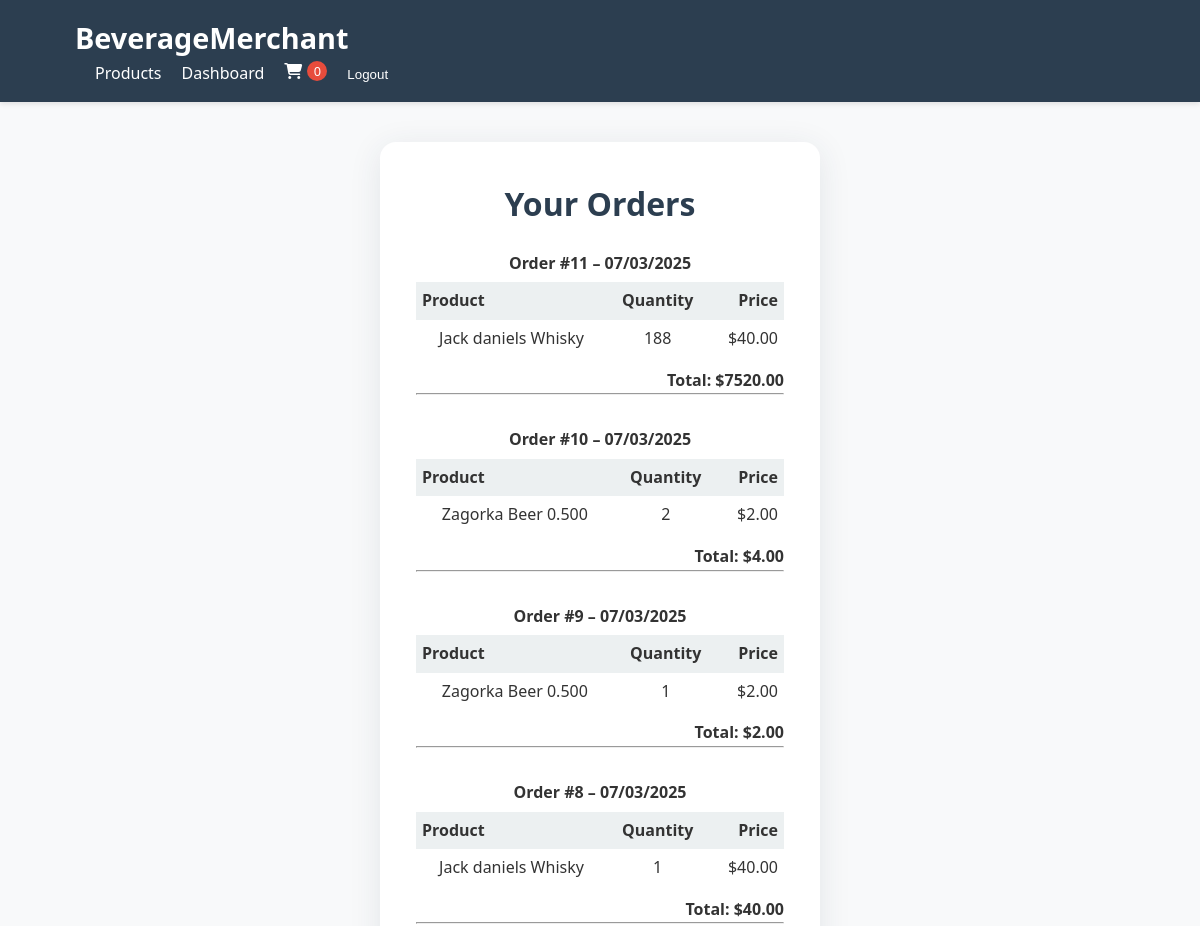
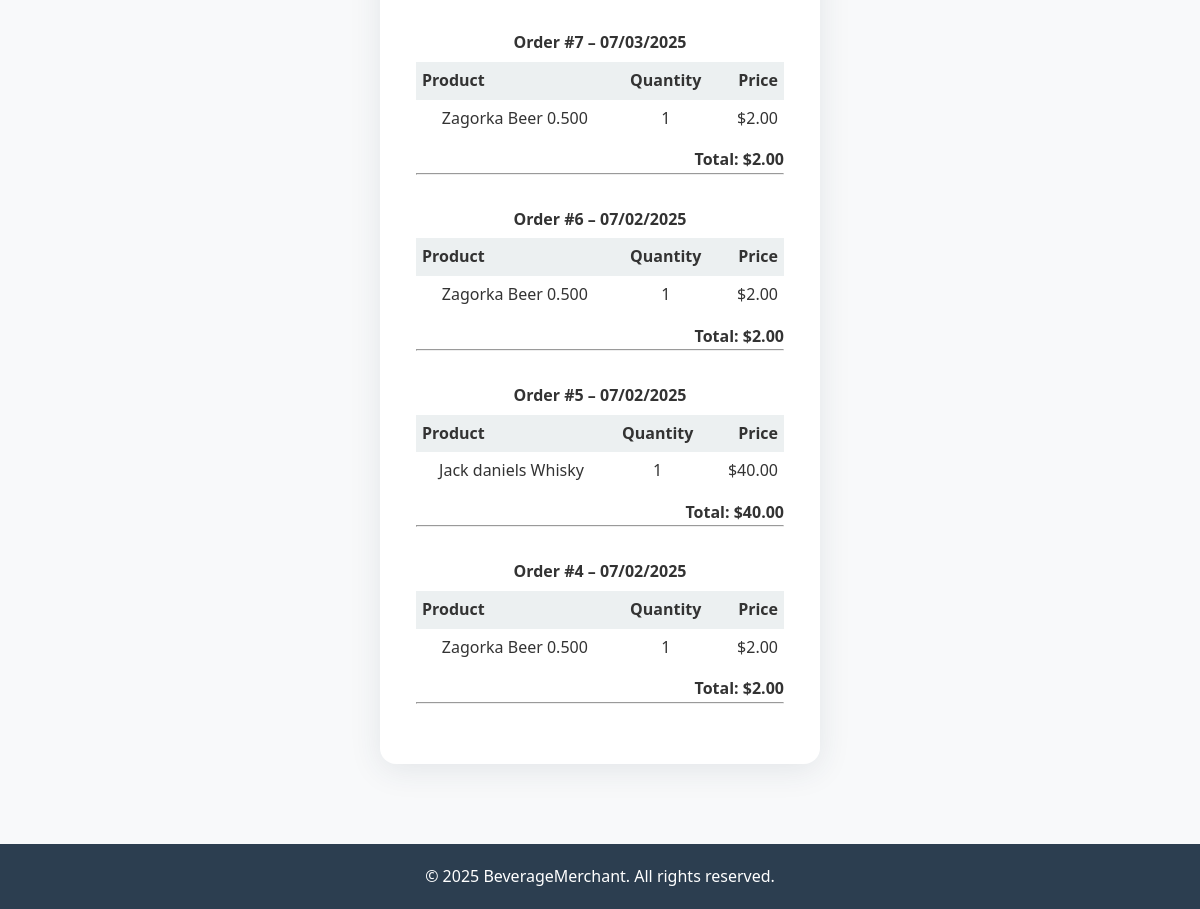
Page /orders/history/ (signed in) on the committed database (2 pictures, top to bottom).
### orders/models.py (models this page shows, shortened)
class Order(models.Model):
    user = models.ForeignKey(User, on_delete=models.CASCADE)
    created_at = models.DateTimeField(auto_now_add=True)

class OrderItem(models.Model):
    order = models.ForeignKey(Order, on_delete=models.CASCADE, related_name='items')
    product = models.ForeignKey(Product, on_delete=models.CASCADE)
    quantity = models.PositiveIntegerField()
    price = models.DecimalField(max_digits=8, decimal_places=2)

### products/models.py (models this page shows, shortened)
class Product(models.Model):
    CATEGORY_CHOICES = [
        ('alcoholic', 'Alcoholic'),
        ('non-alcoholic', 'Non-Alcoholic'),
        ('water', 'Water'),
        ('beer', 'Beer'),
        ('juice', 'Juice'),
        ('carbonated', 'Carbonated'),
        ('keg', 'Keg'),
    ]
    name = models.CharField(max_length=100)
    description = models.TextField()
    price = models.DecimalField(max_digits=8, decimal_places=2)
    image = models.ImageField(upload_to='products/', blank=True, null=True)
    category = models.CharField(max_length=20, choices=CATEGORY_CHOICES)
    in_stock = models.BooleanField(default=True)

### orders/views.py (the view)
# urls.py: path('history/', views.order_history, name='order_history'),
@login_required
def order_history(request):
    orders = Order.objects.filter(user=request.user).prefetch_related('items__product').order_by('-created_at')
    orders_with_totals = []
    for order in orders:
        total = sum(item.price * item.quantity for item in order.items.all())
        orders_with_totals.append({
            'order': order,
            'total': total,
        })
    return render(request, 'orders/order_history.html', {
        'orders_with_totals': orders_with_totals
    })

### templates/orders/order_history.html
{% extends 'base.html' %}
{% block content %}
<div class="profile-outer">
    <div class="profile-card">
        <h2>Your Orders</h2>
        {% if orders_with_totals %}
            <ul class="order-history-list" style="padding-left: 0;">
                {% for entry in orders_with_totals %}
                    <li style="margin-bottom: 32px; list-style: none;">
                        <div style="font-weight: bold; margin-bottom: 6px;">
                            Order #{{ entry.order.id }} – {{ entry.order.created_at|date:"SHORT_DATE_FORMAT" }}
                        </div>
                        <table style="width:100%; border-collapse:collapse; margin-bottom:10px;">
                            <thead>
                                <tr style="background: var(--light-color);">
                                    <th style="text-align:left; padding: 6px;">Product</th>
                                    <th style="text-align:center; padding: 6px;">Quantity</th>
                                    <th style="text-align:right; padding: 6px;">Price</th>
                                </tr>
                            </thead>
                            <tbody>
                                {% for item in entry.order.items.all %}
                                <tr>
                                    <td style="padding: 6px;">{{ item.product.name }}</td>
                                    <td style="text-align:center; padding: 6px;">{{ item.quantity }}</td>
                                    <td style="text-align:right; padding: 6px;">${{ item.price }}</td>
                                </tr>
                                {% endfor %}
                            </tbody>
                        </table>
                        <div style="text-align: right; font-weight: bold;">
                            Total: ${{ entry.total }}
                        </div>
                        <hr>
                    </li>
                {% endfor %}
            </ul>
        {% else %}
            <p>No orders yet.</p>
        {% endif %}
    </div>
</div>
{% endblock %}

### templates/base.html (shortened to what this page needs)
<!DOCTYPE html>
<html lang="en">
<head>
    {% load static %}
    <link rel="stylesheet" href="{% static 'css/styles.css' %}">
    <link rel="stylesheet" href="https://cdnjs.cloudflare.com/ajax/libs/font-awesome/6.4.0/css/all.min.css">
</head>
<body>
    <header>
        <div class="container">
            <div class="logo">
                <a href="{% url 'product_list' %}">BeverageMerchant</a>
            </div>
            <nav>
                <ul>
                    <li><a href="{% url 'product_list' %}">Products</a></li>
                    {% if user.is_authenticated %}
                        <li><a href="{% url 'account_home' %}">Dashboard</a></li>
                        <li><a href="{% url 'cart' %}">
                            <i class="fas fa-shopping-cart"></i>
                            <span class="cart-count">
                                {% if cart_count %}{{ cart_count }}{% else %}0{% endif %}
                            </span>
                        </a></li>
                        <li>
                            <form method="post" action="{% url 'logout' %}" style="display:inline;">
                            <button type="submit" style="background:none;border:none;color:white;cursor:pointer;">Logout</button>
                            </form>
                        </li>
                    {% else %}
                        <li><a href="{% url 'login' %}">Login</a></li>
                        <li><a href="{% url 'register' %}">Register</a></li>
                    {% endif %}
                </ul>
            </nav>
        </div>
    </header>
    <main>
        <div class="container">
            {% block content %}{% endblock %}
        </div>
    </main>
    <footer>
        <div class="container">
            <p>&copy; 2025 BeverageMerchant. All rights reserved.</p>
        </div>
    </footer>
</body>
</html>

### static/css/styles.css (style rules this page uses)
:root { --primary-color: #2c3e50; --secondary-color: #3498db; --accent-color: #e74c3c; --light-color: #ecf0f1; --dark-color: #34495e; --success-color: #2ecc71; }
* { margin: 0; padding: 0; box-sizing: border-box; }
body { font-family: 'Segoe UI', Tahoma, Geneva, Verdana, sans-serif; background-color: #f8f9fa; color: #333; line-height: 1.6; }
.container { width: 90%; max-width: 1200px; margin: 0 auto; padding: 0 15px; }
header { background-color: var(--primary-color); color: white; padding: 15px 0; box-shadow: 0 2px 5px rgba(0,0,0,0.1); }
.logo a { color: white; font-size: 1.8rem; font-weight: bold; text-decoration: none; }
nav ul { display: flex; list-style: none; }
nav ul li { margin-left: 20px; }
nav ul li a { color: white; text-decoration: none; font-weight: 500; display: flex; align-items: center; transition: color 0.3s; }
.cart-count { background-color: var(--accent-color); color: white; border-radius: 50%; width: 20px; height: 20px; display: inline-flex; align-items: center; justify-content: center; font-size: 0.8rem; margin-left: 5px; }
footer { background-color: var(--primary-color); color: white; padding: 20px 0; margin-top: 40px; }
footer p { text-align: center; }
.profile-outer, .dashboard-outer { display: flex; justify-content: center; align-items: flex-start; min-height: 70vh; padding: 40px 0; background: transparent; }
.profile-card, .dashboard-card { background: #fff; border-radius: 16px; box-shadow: 0 6px 32px rgba(44,62,80,0.10); padding: 36px 36px 28px 36px; max-width: 440px; width: 100%; text-align: center; }
.profile-card h2, .dashboard-card h2 { color: var(--primary-color); margin-bottom: 22px; font-size: 2rem; }

### rows in the picture
Order: order.id "11", order.created_at "07/03/2025", total "7520.00"
OrderItem: product.name "Jack daniels Whisky", quantity "188", price "40.00"
Order: order.id "10", order.created_at "07/03/2025", total "4.00"
OrderItem: product.name "Zagorka Beer 0.500", quantity "2", price "2.00"
Order: order.id "9", order.created_at "07/03/2025", total "2.00"
OrderItem: product.name "Zagorka Beer 0.500", quantity "1", price "2.00"
Order: order.id "8", order.created_at "07/03/2025", total "40.00"
OrderItem: product.name "Jack daniels Whisky", quantity "1", price "40.00"
Order: order.id "7", order.created_at "07/03/2025", total "2.00"
OrderItem: product.name "Zagorka Beer 0.500", quantity "1", price "2.00"
Order: order.id "6", order.created_at "07/02/2025", total "2.00"
OrderItem: product.name "Zagorka Beer 0.500", quantity "1", price "2.00"
Order: order.id "5", order.created_at "07/02/2025", total "40.00"
OrderItem: product.name "Jack daniels Whisky", quantity "1", price "40.00"
Order: order.id "4", order.created_at "07/02/2025", total "2.00"
OrderItem: product.name "Zagorka Beer 0.500", quantity "1", price "2.00"
